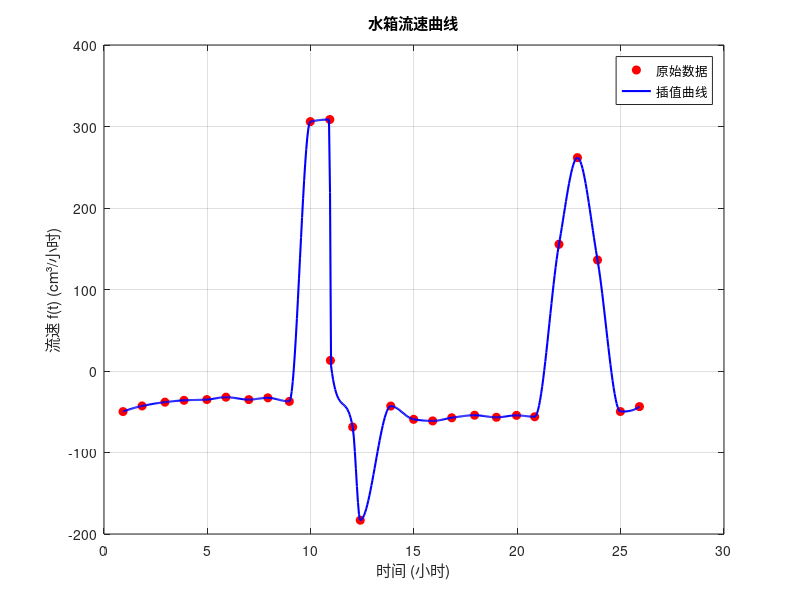

Recreate this plot in MATLAB. (Note: this script raises an error after producing the figure.)
clc; clear; close all;
% 读取数据
a = load('hw3_3.txt');
t0 = a(:, [1,3]); t0 = t0(:);
h0 = a(:, [2,4]); h0 = h0(:);

% 确保时间序列单调递增
[t0, sort_idx] = sort(t0);
h0 = h0(sort_idx);

% 处理 -1（泵水过程）: 插值填充缺失的水位
missing_idx = (h0 == -1);
h0(missing_idx) = interp1(t0(~missing_idx), h0(~missing_idx), t0(missing_idx), 'pchip');

% 计算水箱体积
E = 0.3024; % 1E = 30.24 cm
D = 57 * E; % 直径
t = t0/3600; % 时间转换为小时
V = pi * (D^2) .* (h0/100 * E)/4;  % 水箱体积 (cm³)

% 计算水流速 f(t)（数值导数）
dV_dt = diff(V) ./ diff(t); % 差分法计算流速
t_mid = t(2:end);  % 让 t_mid 和 dV_dt 长度一致

% 对流速进行插值
t_interp = linspace(min(t_mid), max(t_mid), 500);
f_interp = interp1(t_mid, dV_dt, t_interp, 'pchip'); % 使用三次样条插值

% 绘制流速曲线
figure;
plot(t_mid, dV_dt, 'ro', 'MarkerFaceColor', 'r'); hold on;
plot(t_interp, f_interp, 'b-', 'LineWidth', 1.5);
xlabel('时间 (小时)'); ylabel('流速 f(t) (cm³/小时)');
title('水箱流速曲线');
legend('原始数据', '插值曲线');
grid on;

% 计算总用水量
% 1. 非泵水阶段的流出量 (f_interp < 0)
outflow_non_pumping_idx = f_interp < 0;
f_outflow_non_pumping = -f_interp .* outflow_non_pumping_idx; % 负值转为正值，表示流出

% 2. 估算泵水阶段的流出率 (假设与非泵水阶段平均流出率相同)
avg_outflow_rate = mean(f_outflow_non_pumping(outflow_non_pumping_idx)); % 非泵水阶段平均流出率
pumping_idx = f_interp > 0;
f_outflow_pumping = avg_outflow_rate * ones(size(f_interp)) .* pumping_idx; % 泵水阶段假设恒定流出率

% 3. 总流出量 = 非泵水阶段流出 + 泵水阶段流出
f_outflow_total = f_outflow_non_pumping + f_outflow_pumping;

% 4. 平滑流出曲线
cs = csape(t_interp, f_outflow_total, [1 1], [0 0]); % 端点一阶导数为 0
f_outflow_smooth = ppval(cs, t_interp); % 计算平滑后的值
f_outflow_smooth = max(f_outflow_smooth, 0);
f_outflow_smooth = smooth(f_outflow_smooth, 30, 'moving'); % 窗口大小 10，增强平滑

% 5. 数值积分计算总用水量（使用平滑后的曲线）
total_water = trapz(t_interp, f_outflow_smooth);

% 输出结果
fprintf('24 小时总用水量: %.2f 立方厘米\n', total_water);

% 可视化流出量
figure;
plot(t_interp, f_outflow_smooth, 'g-', 'LineWidth', 1.5);
xlabel('时间 (小时)'); ylabel('流出流速 (cm³/小时)');
title('水箱总流出流速曲线');
legend('流出曲线');
grid on;
